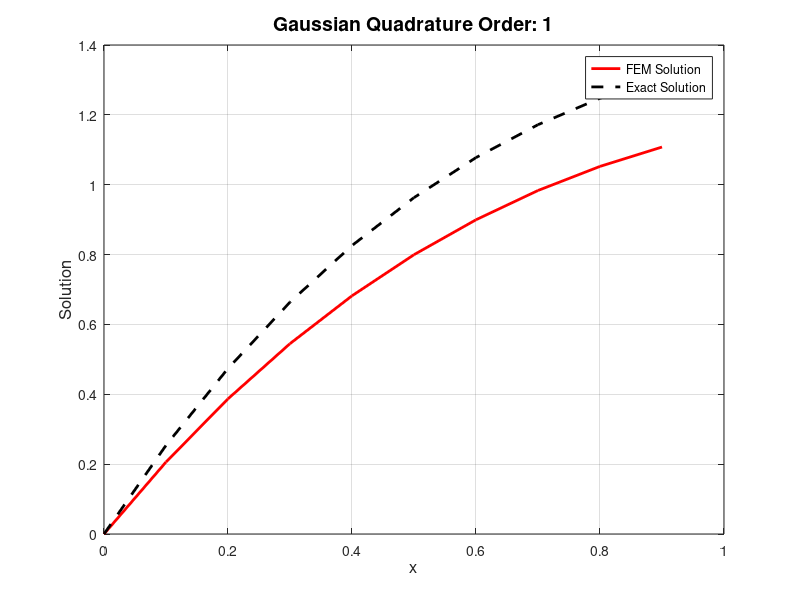

Write the MATLAB code that produced this figure. (Note: this script raises an error after producing the figure.)
clear all;
%----------------------------------------------------------------
% Define functions f(x) and a(x), as well as the boundary value g
%----------------------------------------------------------------

% Alternative => 1
 f_x = @(x) exp(x); a_x = @(x) exp(x);  
 real_solution = @(x) (1+exp(1))*(1-exp(-1*x)) - x; % Exact solution for alt 1
%----------------------------------------------------------------

% Alternative => 2
% f_x = @(x) 0; a_x = @(x) 1 + x;          
% real_solution =@(x) log(1+x);     
%----------------------------------------------------------------

boundary_value = 1;              % Boundary value at x=1

%----------------------------------------------------------------
% Define the number of mesh points
num_mesh_points = 10;           % Number of mesh points
x_values = linspace(0, 1, num_mesh_points + 1); % Equally spaced mesh points

for gauss_order = 1:2
    % Define weights and nodes for Gaussian quadrature on [-1, 1]
    if gauss_order == 2
        gauss_nodes = [-1/sqrt(3), 1/sqrt(3)];
        gauss_weights = [1, 1];
    elseif gauss_order == 1
        gauss_nodes = [0];
        gauss_weights = [2];
    else
        disp('Invalid number of points for Gaussian quadrature!');
        return;
    end

    % Initialize coefficient matrix (A) and load vector (L)
    A = zeros(num_mesh_points, num_mesh_points); % Coefficient matrix
    L = zeros(num_mesh_points, 1);               % Load vector

    for element = 1:num_mesh_points-1
        left_endpoint = x_values(element);       % Left endpoint of the element
        right_endpoint = x_values(element+1);    % Right endpoint of the element

        for gauss_point = 1:gauss_order
            % Gaussian quadrature points and weights
            xi = (right_endpoint - left_endpoint) / 2 * gauss_nodes(gauss_point) + ...
                 (left_endpoint + right_endpoint) / 2;
            weight = gauss_weights(gauss_point) * (right_endpoint - left_endpoint) / 2;

            % Shape functions and their derivatives
            phi_left = 1 - (xi - left_endpoint) / (right_endpoint - left_endpoint);
            phi_right = 1 - (right_endpoint - xi) / (right_endpoint - left_endpoint);
            phi_left_prime = -1 / (right_endpoint - left_endpoint);
            phi_right_prime = 1 / (right_endpoint - left_endpoint);

            % Evaluate f(x) and a(x) at the Gaussian point
            f_xi = f_x(xi);
            a_xi = a_x(xi);

            % Update the coefficient matrix A and the load vector L
            A(element, element) = A(element, element) + weight * a_xi * phi_left_prime * phi_left_prime;
            A(element, element+1) = A(element, element+1) + weight * a_xi * phi_left_prime * phi_right_prime;
            A(element+1, element) = A(element+1, element) + weight * a_xi * phi_right_prime * phi_left_prime;
            A(element+1, element+1) = A(element+1, element+1) + weight * a_xi * phi_right_prime * phi_right_prime;
            L(element) = L(element) + weight * phi_left * f_xi;
            L(element+1) = L(element+1) + weight * phi_right * f_xi;
        end

        % Apply boundary condition a(1)u'(1) = g:
        if element+1 == num_mesh_points
            L(element+1) = L(element+1) + boundary_value;
        end
    end

    % Apply boundary condition u(0) = 0:
    A(1, :) = 0;
    A(1, 1) = 1;
    L(1) = 0;

    % Solve the system of equations
    u = A \ L;

    % Plot the results
    num_plot_points = num_mesh_points;
    plot_step = 1 / num_plot_points;

    xx = zeros(num_plot_points, 1);
    yy = zeros(num_plot_points, 1);

    node_step = 1 / (num_mesh_points - 1);
    for j = 1:num_plot_points
        x_j = (j-1) * plot_step;
        xx(j) = x_j;
        yy(j) = sum(arrayfun(@(i) max(0, 1 - abs(x_j - (i-1) * node_step) / node_step) * u(i), 1:num_mesh_points));
    end
    figure;
    hold on;
    
    % Plot FEM Solution
    plot(xx, yy, 'LineWidth', 2, 'LineStyle', '-', 'Color', [1, 0, 0], 'DisplayName', 'FEM Solution'); % Red
    
    % Plot Exact Solution
    plot(xx, arrayfun(real_solution, xx), 'LineWidth', 2, 'LineStyle', '--', 'Color', [0, 0, 0], 'DisplayName', 'Exact Solution'); % Black
    
    % Enhance the plot with labels, legend, and grid
    xlabel('x', 'FontSize', 12);
    ylabel('Solution', 'FontSize', 12);
    title(['Gaussian Quadrature Order: ', num2str(gauss_order)], 'FontSize', 14);
    legend('Location', 'best');
    grid on;
    box on;

% Calculate the difference between FEM and exact solution
diff = yy' - arrayfun(real_solution, x_values(1:end-1)); % Ensure diff has size n

% Calculate the energy norm
energy_norm = calculate_energy_norm(a_x, diff, x_values);
disp(['Energy norm for Gauss order ', num2str(gauss_order), ': ', num2str(energy_norm)]);

end

function energy_norm = calculate_energy_norm(a, diff, x_values)
    energy_norm = sqrt(sum(arrayfun(@(i) a((x_values(i) + x_values(i+1))/2) * (diff(i+1) - diff(i))^2 / (x_values(i+1) - x_values(i)), 1:length(x_values)-2)));
end